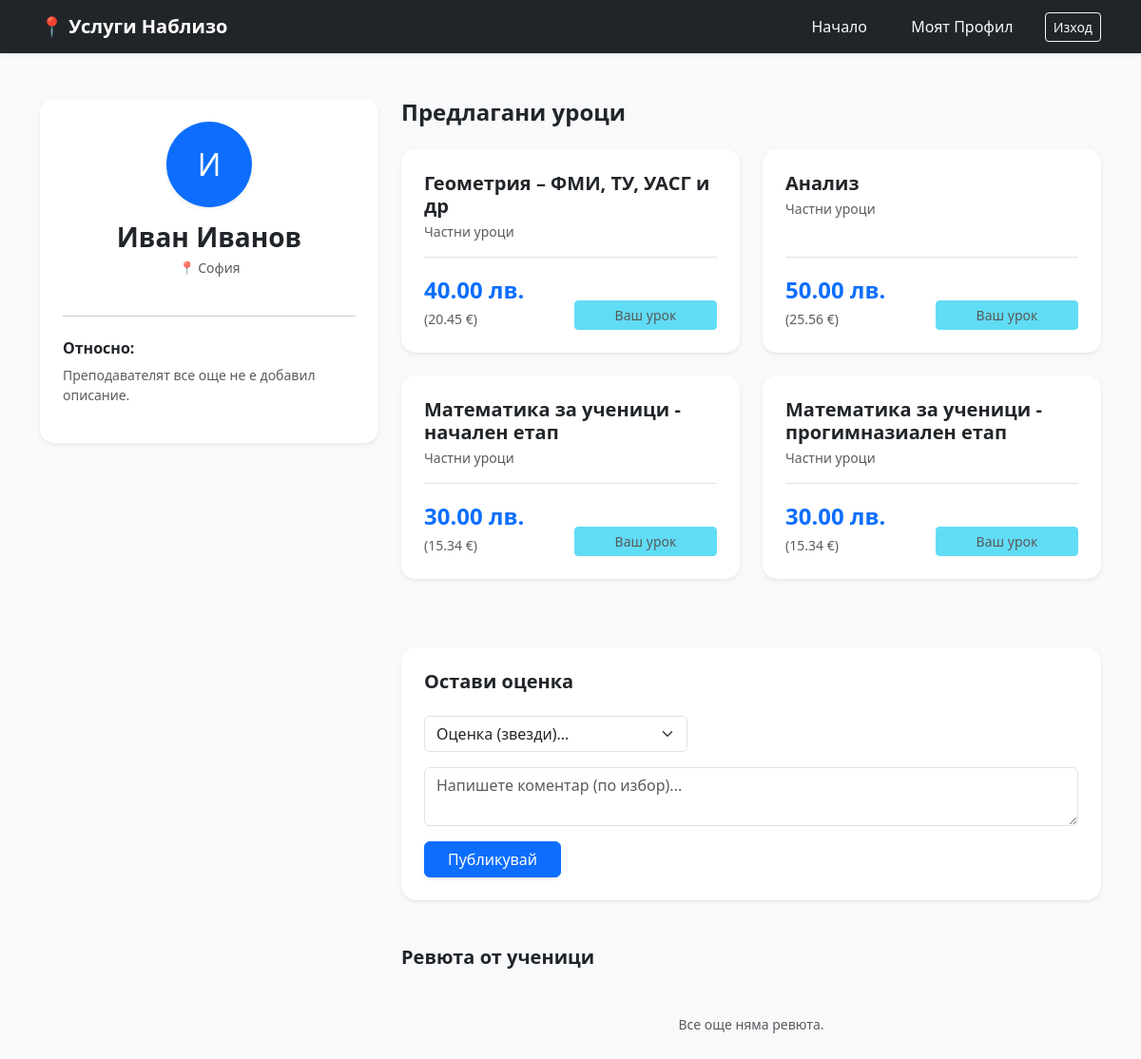
The page /public-profile/3 (signed in) on the database its author committed.
### app/models.py (models this page shows)
class User(Base):
    __tablename__ = "users"
    id = Column(Integer, primary_key=True, index=True)
    email = Column(String, unique=True, index=True)
    password = Column(String)
    role = Column(String)
    first_name = Column(String, nullable=True)
    username = Column(String, unique=True, index=True, nullable=True)
    phone = Column(String, nullable=True)
    address = Column(String, nullable=True)
    bio = Column(String, nullable=True)
    is_verified = Column(Boolean, default=False)
    is_active = Column(Boolean, default=True)
    reviews_sent = relationship("Review", foreign_keys="Review.user_id", back_populates="user")
    reviews_received = relationship("Review", foreign_keys="Review.teacher_id", back_populates="teacher")
    lessons = relationship("Lesson", back_populates="teacher")
    payments_made = relationship("Transaction", foreign_keys="Transaction.client_id", back_populates="client")
    payments_received = relationship("Transaction", foreign_keys="Transaction.teacher_id", back_populates="teacher")

class Lesson(Base):
    __tablename__ = "lessons"
    id = Column(Integer, primary_key=True, index=True)
    subject = Column(String)
    category = Column(String)
    price = Column(Float)
    teacher_id = Column(Integer, ForeignKey("users.id"))
    teacher_name = Column(String)
    latitude = Column(Float)
    longitude = Column(Float)
    is_active = Column(Boolean, default=True)
    teacher = relationship("User", back_populates="lessons")

### app/main.py (the view)
@app.get("/public-profile/{user_id}", response_class=HTMLResponse)
def public_profile(request: Request, user_id: int, db: Session = Depends(get_db),
                   current_user_id: str = Cookie(None)) -> Any:
    user = db.query(models.User).filter(models.User.id == user_id).first()
    if not user:
        return HTMLResponse(content="<script>alert('Потребителят не е намерен!'); window.history.back();</script>")
    teacher_lessons = db.query(models.Lesson).filter(models.Lesson.teacher_id == user_id).all()
    reviews = db.query(models.Review).filter(models.Review.teacher_id == user_id).order_by(
        models.Review.created_at.desc()
    ).all()
    return templates.TemplateResponse("public_profile.html", {
        "request": request, "user": user, "lessons": teacher_lessons, "reviews": reviews,
        "eur_rate": 1.95583, "is_logged_in": True if current_user_id else False,
        "current_user_id": int(current_user_id) if current_user_id else None
    })

### templates/public_profile.html (shortened to what this page needs)
<!DOCTYPE html>
<html lang="bg">
<head>
    <link href="https://cdn.jsdelivr.net/npm/bootstrap@5.3.0/dist/css/bootstrap.min.css" rel="stylesheet">
</head>
<body class="bg-light">
    <nav class="navbar navbar-expand-lg navbar-dark bg-dark mb-5 shadow-sm">
        <div class="container">
            <a class="navbar-brand fw-bold" href="/">📍 Услуги Наблизо</a>
            <div class="ms-auto">
                <a href="/" class="btn btn-link text-light text-decoration-none me-3">Начало</a>
                {% if is_logged_in %}
                    <a href="/profile" class="btn btn-link text-light text-decoration-none me-3">Моят Профил</a>
                    <a href="/logout" class="btn btn-outline-light btn-sm">Изход</a>
                {% else %}
                    <a href="/login" class="btn btn-link text-light text-decoration-none me-3">Вход</a>
                    <a href="/register" class="btn btn-primary btn-sm px-3">Регистрация</a>
                {% endif %}
            </div>
        </div>
    </nav>
    <div class="container">
        <div class="row">
            <div class="col-md-4 mb-4">
                <div class="card shadow-sm p-4 text-center border-0 card-service">
                    <div class="rounded-circle avatar-circle shadow-sm">
                        {{ (user.first_name or user.username)[0].upper() }}
                    </div>
                    <h3 class="fw-bold mb-1">{{ user.first_name or user.username }}</h3>
                    <p class="text-muted small">📍 {{ user.address or "Локация не е посочена" }}</p>
                    <hr class="my-4">
                    <div class="text-start">
                        <h6 class="fw-bold text-dark">Относно:</h6>
                        <p class="text-muted small">{{ user.bio or "Преподавателят все още не е добавил описание." }}</p>
                    </div>
                </div>
            </div>
            <div class="col-md-8">
                <h4 class="fw-bold mb-4">Предлагани уроци</h4>
                <div class="row">
                    {% for lesson in lessons %}
                    <div class="col-md-12 col-lg-6 mb-4">
                        <div class="card h-100 shadow-sm border-0 card-service">
                            <div class="card-body p-4 d-flex flex-column">
                                <h5 class="fw-bold mb-1">{{ lesson.subject }}</h5>
                                <p class="text-muted small mb-3">{{ lesson.category }}</p>
                                <div class="mt-auto pt-3 border-top">
                                    <div class="d-flex justify-content-between align-items-end">
                                        <div>
                                            <div class="price-text">{{ "%.2f"|format(lesson.price) }} лв.</div>
                                            <small class="text-muted">({{ "%.2f"|format(lesson.price / eur_rate) }} €)</small>
                                        </div>
                                        <div style="min-width: 150px;">
                                            {% if is_logged_in %}
                                                {% if current_user_id == lesson.teacher_id %}
                                                    <button class="btn btn-info btn-sm w-100 disabled">Ваш урок</button>
                                                {% endif %}
                                            {% else %}
                                                <a href="/login" class="btn btn-outline-primary btn-sm w-100 rounded-pill">Влез за резервация</a>
                                            {% endif %}
                                        </div>
                                    </div>
                                </div>
                            </div>
                        </div>
                    </div>
                    {% endfor %}
                </div>
                <div class="mt-5 p-4 bg-white shadow-sm rounded-4 border-0">
                    {% if is_logged_in %}
                        <h5 class="fw-bold mb-4">Остави оценка</h5>
                        <form action="/submit-review/{{ user.id }}" method="post" class="row g-3">
                            <div class="col-md-5">
                                <select name="rating" class="form-select" required>
                                    <option value="">Оценка (звезди)...</option>
                                </select>
                            </div>
                            <div class="col-12">
                                <textarea name="comment" class="form-control" rows="2" placeholder="Напишете коментар (по избор)..."></textarea>
                            </div>
                            <div class="col-12">
                                <button type="submit" class="btn btn-primary px-4 shadow-sm">Публикувай</button>
                            </div>
                        </form>
                    {% else %}
                        <div class="alert alert-primary border-0 text-center py-4 mb-0">
                            <h6 class="fw-bold mb-2">Искате да оцените този учител?</h6>
                            <a href="/login" class="btn btn-primary btn-sm px-4 shadow-sm">Влезте в профила си</a>
                        </div>
                    {% endif %}
                </div>
                <div class="mt-5 mb-5">
                    <h5 class="fw-bold mb-4">Ревюта от ученици</h5>
                    {% if reviews %}
                        {% for review in reviews %}
                        <div class="card shadow-sm border-0 mb-3 review-card rounded-3">
                            <div class="card-body p-3">
                                <div class="d-flex justify-content-between align-items-center">
                                    <span class="fw-bold text-dark small">👤 {{ review.reviewer.first_name if review.reviewer else "Анонимен" }}</span>
                                    <span class="text-warning small">{% for i in range(review.rating) %}⭐{% endfor %}</span>
                                </div>
                                {% if review.comment and review.comment.strip() %}
                                    <p class="mb-0 mt-2 text-muted small italic">"{{ review.comment }}"</p>
                                {% endif %}
                                <div class="text-end mt-2" style="font-size: 0.65rem; color: #aaa;">
                                    📅 {{ review.created_at.strftime('%d.%m.%Y') }}
                                </div>
                            </div>
                        </div>
                        {% endfor %}
                    {% else %}
                        <p class="text-muted small text-center py-4">Все още няма ревюта.</p>
                    {% endif %}
                </div>
            </div>
        </div>
    </div>
</body>
</html>

### templates/public_profile.html (style rules this page uses)
.price-text { font-size: 1.5rem; font-weight: bold; color: #0d6efd; }
.avatar-circle { width: 90px; height: 90px; font-size: 32px; display: flex; align-items: center; justify-content: center; margin: 0 auto 15px; background-color: #0d6efd; color: white; }
.card-service { border-radius: 15px; transition: transform 0.2s; }

### rows shown on the page
User: first_name "И", first_name "Иван Иванов", address "София", bio "Преподавателят все още не е добавил описание."
Lesson: subject "Геометрия – ФМИ, ТУ, УАСГ и др", category "Частни уроци", price "40.00", lesson.price/eur_rate "20.45", shows "Ваш урок"
Lesson: subject "Анализ", category "Частни уроци", price "50.00", lesson.price/eur_rate "25.56", shows "Ваш урок"
Lesson: subject "Математика за ученици - начален етап", category "Частни уроци", price "30.00", lesson.price/eur_rate "15.34", shows "Ваш урок"
Lesson: subject "Математика за ученици - прогимназиален етап", category "Частни уроци", price "30.00", lesson.price/eur_rate "15.34", shows "Ваш урок"
